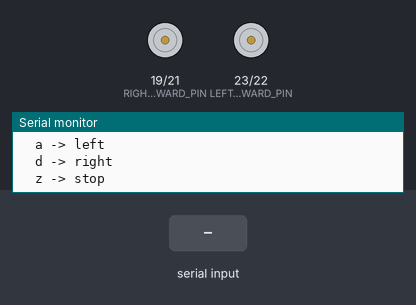
Simulated run of this sketch. Board: ESP32. Shown: motor-driver pin pairs drawn as motors (green arrow = first pin HIGH = forward, orange = second pin HIGH = backward, longer = more drive), the last lines printed to the serial monitor. The test bench sets the inputs (shaded band).

Above: at 1.3 s.
1.4 s: "w\n" received over Serial
At 1.7 s:
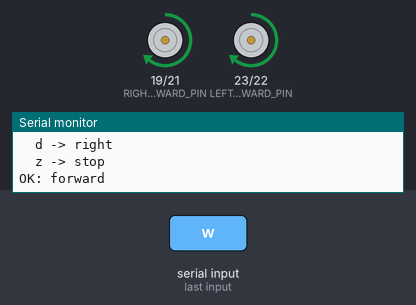
2.9 s: "s\n" received over Serial
At 4.0 s:
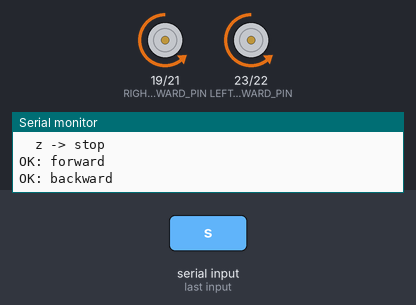
4.4 s: "a\n" received over Serial
At 5.2 s:
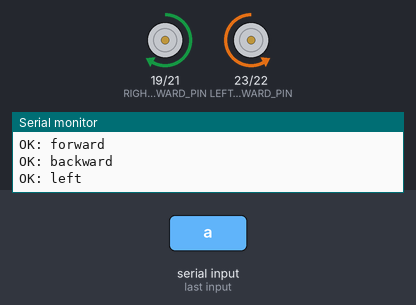
5.9 s: "d\n" received over Serial
At 6.4 s:
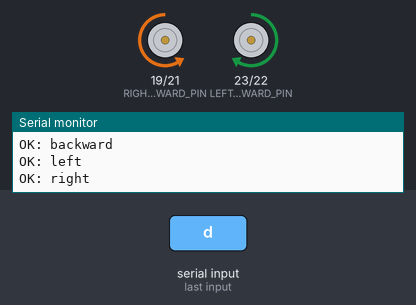
7.4 s: "S\n" received over Serial
At 8.6 s:
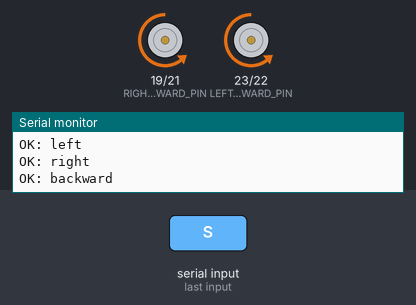
8.9 s: "A\n" received over Serial
At 9.9 s:
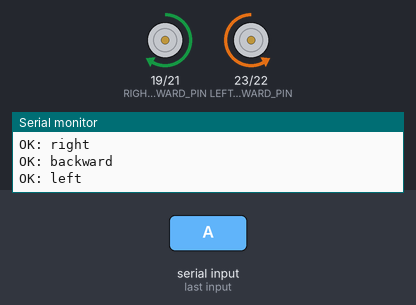
Timing chart, 0 to 11.4 s (numbered marks = the images above; inputs shaded):
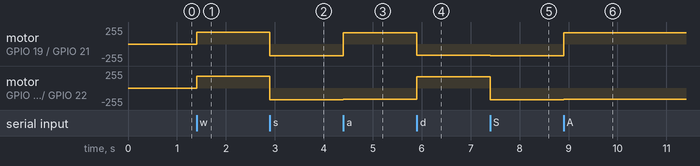

Measured:
- after the input at 1.4 s, motor on GPIO 19 (RIGHT_FORWARD_PIN) / GPIO 21 (RIGHT_BACKWARD_PIN), motor on GPIO 23 (LEFT_FORWARD_PIN) / GPIO 22 (LEFT_BACKWARD_PIN): stopped → forward 179/255 at once
- after the input at 2.9 s, motor on GPIO 19 (RIGHT_FORWARD_PIN) / GPIO 21 (RIGHT_BACKWARD_PIN), motor on GPIO 23 (LEFT_FORWARD_PIN) / GPIO 22 (LEFT_BACKWARD_PIN): forward 179/255 → backward 179/255 at once
- after the input at 4.4 s, motor on GPIO 19 (RIGHT_FORWARD_PIN) / GPIO 21 (RIGHT_BACKWARD_PIN): backward 179/255 → forward 169/255 at once; motor on GPIO 23 (LEFT_FORWARD_PIN) / GPIO 22 (LEFT_BACKWARD_PIN): backward 179/255 → backward 169/255 at once
- after the input at 5.9 s, motor on GPIO 19 (RIGHT_FORWARD_PIN) / GPIO 21 (RIGHT_BACKWARD_PIN): forward 169/255 → backward 169/255 at once; motor on GPIO 23 (LEFT_FORWARD_PIN) / GPIO 22 (LEFT_BACKWARD_PIN): backward 169/255 → forward 169/255 at once
- after the input at 7.4 s, motor on GPIO 19 (RIGHT_FORWARD_PIN) / GPIO 21 (RIGHT_BACKWARD_PIN): backward 169/255 → backward 179/255 at once; motor on GPIO 23 (LEFT_FORWARD_PIN) / GPIO 22 (LEFT_BACKWARD_PIN): forward 169/255 → backward 179/255 at once
- after the input at 8.9 s, motor on GPIO 19 (RIGHT_FORWARD_PIN) / GPIO 21 (RIGHT_BACKWARD_PIN): backward 179/255 → forward 169/255 at once; motor on GPIO 23 (LEFT_FORWARD_PIN) / GPIO 22 (LEFT_BACKWARD_PIN): backward 179/255 → backward 169/255 at once

The sketch:

esp32_motor_serial_test.ino
```cpp
/*
 * ESP32 2-wheel motor serial test
 *
 * Serial commands:
 *   w -> forward, both wheels
 *   s -> backward, both wheels
 *   a -> turn left
 *   d -> turn right
 *   z -> stop both wheels
 *
 * L298N mapping:
 *   Left motor:  GPIO23 forward, GPIO22 backward
 *   Right motor: GPIO19 forward, GPIO21 backward
 */

#include <Arduino.h>

static const int LEFT_FORWARD_PIN = 23;
static const int LEFT_BACKWARD_PIN = 22;
static const int RIGHT_FORWARD_PIN = 19;
static const int RIGHT_BACKWARD_PIN = 21;

static const bool LEFT_REVERSED = false;
static const bool RIGHT_REVERSED = false;

static const uint32_t BAUD = 115200;
static const int PWM_FREQ = 5000;
static const int PWM_RESOLUTION = 8;
static const int PWM_MAX = 255;
static const int TEST_SPEED = 180;
static const int TURN_SPEED = 170;

void setupMotorPin(int pin);
void stopMotors();
void setMotorSpeeds(int leftSpeed, int rightSpeed);
void driveMotor(int forwardPin, int backwardPin, int speed);
void printHelp();

void setup() {
  Serial.begin(BAUD);
  Serial.setTimeout(20);
  delay(100);

  setupMotorPin(LEFT_FORWARD_PIN);
  setupMotorPin(LEFT_BACKWARD_PIN);
  setupMotorPin(RIGHT_FORWARD_PIN);
  setupMotorPin(RIGHT_BACKWARD_PIN);
  stopMotors();

  Serial.println("[ESP32 Motor Serial Test] Ready");
  printHelp();
}

void loop() {
  if (!Serial.available()) {
    delay(5);
    return;
  }

  char cmd = Serial.read();
  while (Serial.available()) {
    char extra = Serial.peek();
    if (extra == '\n' || extra == '\r' || extra == ' ') {
      Serial.read();
    } else {
      break;
    }
  }

  switch (cmd) {
    case 'w':
    case 'W':
      setMotorSpeeds(TEST_SPEED, TEST_SPEED);
      Serial.println("OK: forward");
      break;

    case 's':
    case 'S':
      setMotorSpeeds(-TEST_SPEED, -TEST_SPEED);
      Serial.println("OK: backward");
      break;

    case 'a':
    case 'A':
      setMotorSpeeds(-TURN_SPEED, TURN_SPEED);
      Serial.println("OK: left");
      break;

    case 'd':
    case 'D':
      setMotorSpeeds(TURN_SPEED, -TURN_SPEED);
      Serial.println("OK: right");
      break;

    case 'z':
    case 'Z':
      stopMotors();
      Serial.println("OK: stop");
      break;

    case 'h':
    case 'H':
    case '?':
      printHelp();
      break;

    default:
      Serial.println("ERR: use w/a/s/d/z");
      break;
  }
}

void setupMotorPin(int pin) {
  pinMode(pin, OUTPUT);
  ledcAttach(pin, PWM_FREQ, PWM_RESOLUTION);
  ledcWrite(pin, 0);
}

void stopMotors() {
  ledcWrite(LEFT_FORWARD_PIN, 0);
  ledcWrite(LEFT_BACKWARD_PIN, 0);
  ledcWrite(RIGHT_FORWARD_PIN, 0);
  ledcWrite(RIGHT_BACKWARD_PIN, 0);
}

void setMotorSpeeds(int leftSpeed, int rightSpeed) {
  leftSpeed = constrain(leftSpeed, -PWM_MAX, PWM_MAX);
  rightSpeed = constrain(rightSpeed, -PWM_MAX, PWM_MAX);

  if (LEFT_REVERSED) {
    leftSpeed = -leftSpeed;
  }
  if (RIGHT_REVERSED) {
    rightSpeed = -rightSpeed;
  }

  driveMotor(LEFT_FORWARD_PIN, LEFT_BACKWARD_PIN, leftSpeed);
  driveMotor(RIGHT_FORWARD_PIN, RIGHT_BACKWARD_PIN, rightSpeed);
}

void driveMotor(int forwardPin, int backwardPin, int speed) {
  if (speed > 0) {
    ledcWrite(forwardPin, speed);
    ledcWrite(backwardPin, 0);
  } else if (speed < 0) {
    ledcWrite(forwardPin, 0);
    ledcWrite(backwardPin, -speed);
  } else {
    ledcWrite(forwardPin, 0);
    ledcWrite(backwardPin, 0);
  }
}

void printHelp() {
  Serial.println("Commands:");
  Serial.println("  w -> forward");
  Serial.println("  s -> backward");
  Serial.println("  a -> left");
  Serial.println("  d -> right");
  Serial.println("  z -> stop");
}
```
